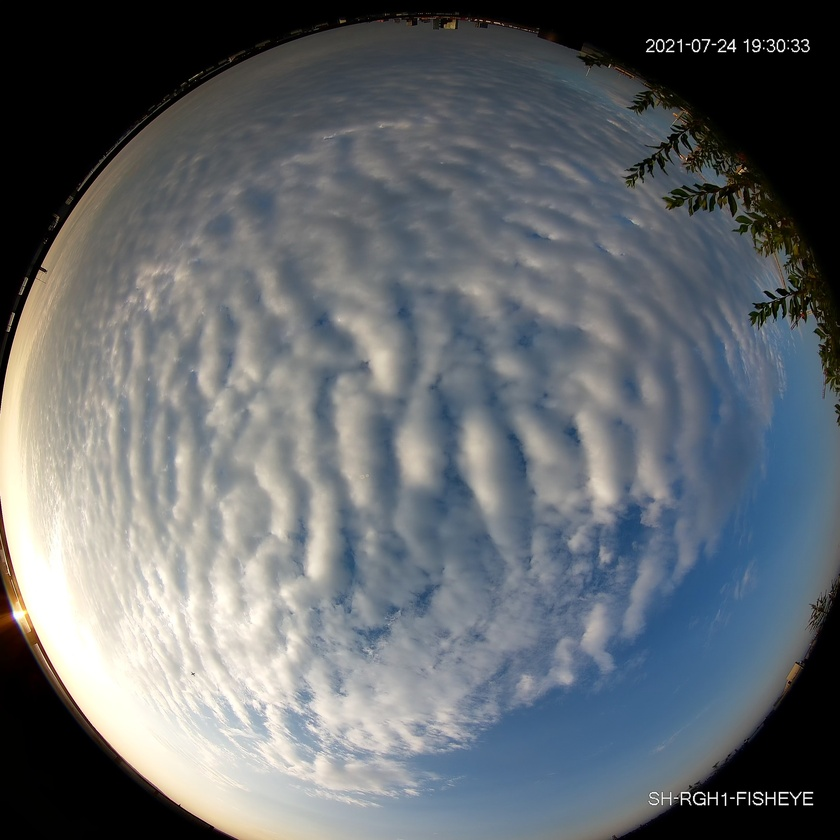
#> input picture frames/partially_cloudy_med.jpg, 840 x 840 px, shrunk from 2880 x 2880 before the run, found by its file name
$ jupyter execute MultipleThreshold.ipynb
#> lines starting #> are read from the running program, lines starting #| are printed output that depends on the picture; after the words box and inside, x2 and y2 are one past the last pixel; in counts of white or black regions, pixels touching at a corner belong together
[cell 1]
# https://www.researchgate.net/publication/227860342_Cloud_Detection_and_Classification_with_the_Use_of_Whole-Sky_Ground-Based_Images

import cv2
import matplotlib.pyplot as plt
import numpy as np

file = 'frames\partially_cloudy_low.jpg'
file = 'frames\partially_cloudy_med.jpg'
#file = 'frames\heavy_cloud.jpg'
#file = 'frames\clear_sun.jpg'

# Load the image
img = cv2.imread(file)
#> img is the input picture: shape (840, 840, 3); mean B, G, R 110.1, 105.4, 100.2
plt.figure()
RGB_img = cv2.cvtColor(img, cv2.COLOR_BGR2RGB)
plt.imshow(RGB_img)

# Split the image into its channels
b, g, r = cv2.split(img)
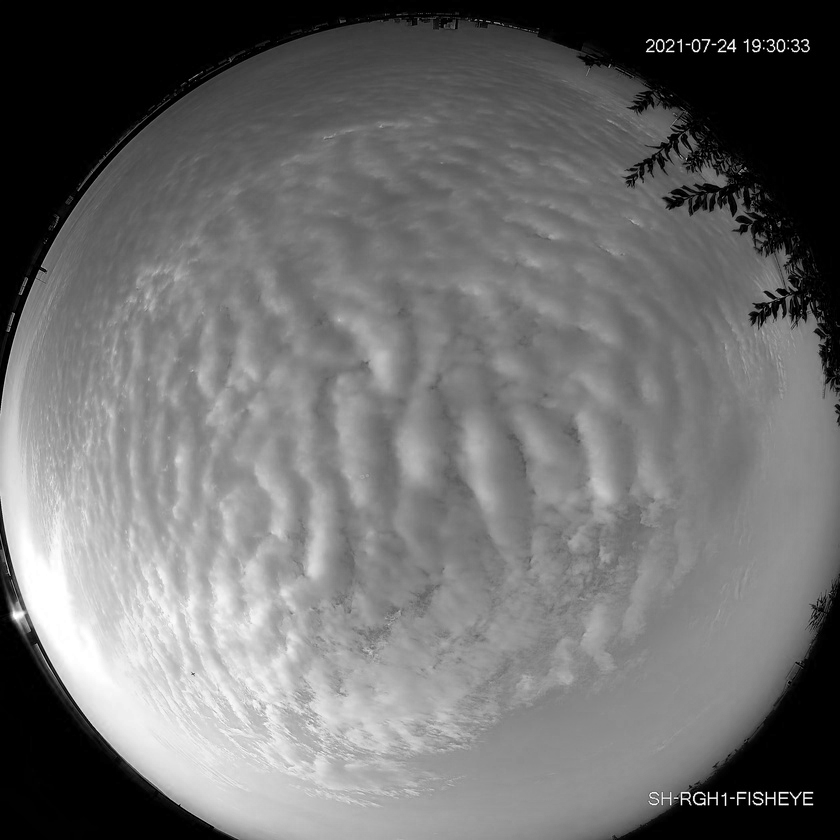
#> b: shape (840, 840); min 0, max 255, mean 110.1
r_20 = r + 20
g_20 = g + 20
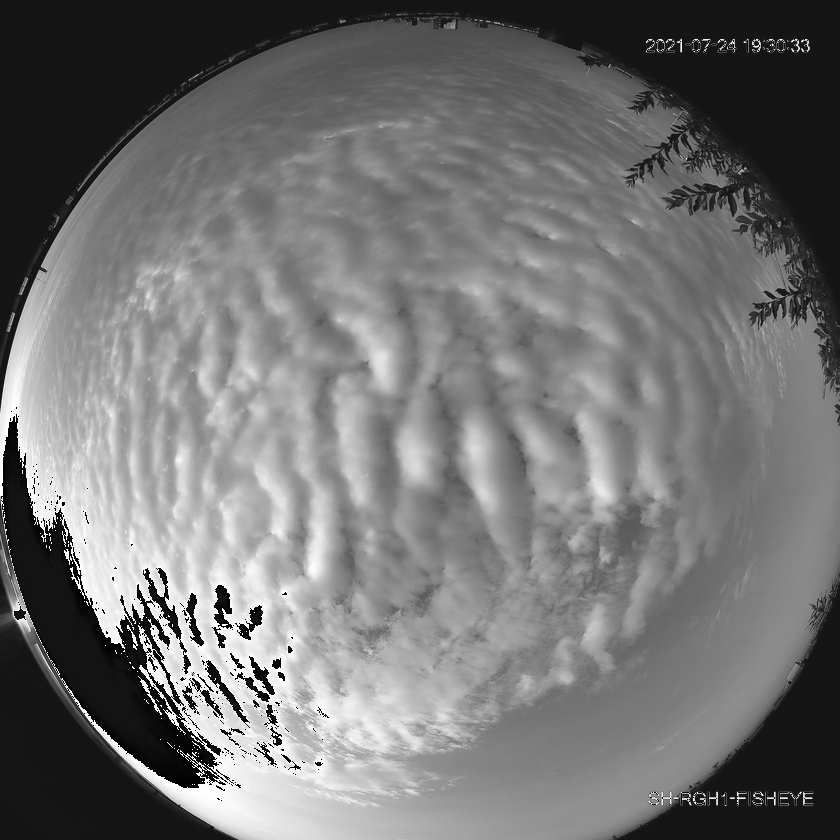
#> g_20: shape (840, 840); min 0, max 255, mean 115.2

cloud_mask1 = np.where(b < r_20, 255, 0).astype(np.uint8)
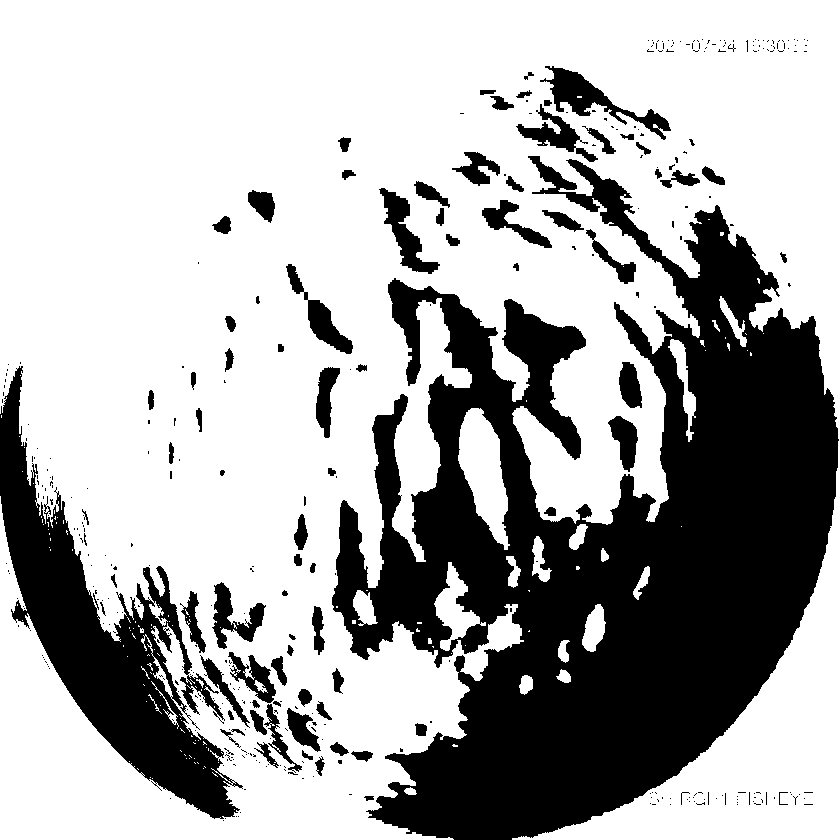
#> cloud_mask1: shape (840, 840); 67.9% white; 395 black regions (313 under 20 px), largest, box (x1, y1, x2, y2) and area: (332, 156, 839, 840) 169862, (0, 366, 243, 819) 31135, (540, 66, 671, 140) 2414
cloud_mask2 = np.where(b < g_20, 255, 0).astype(np.uint8)
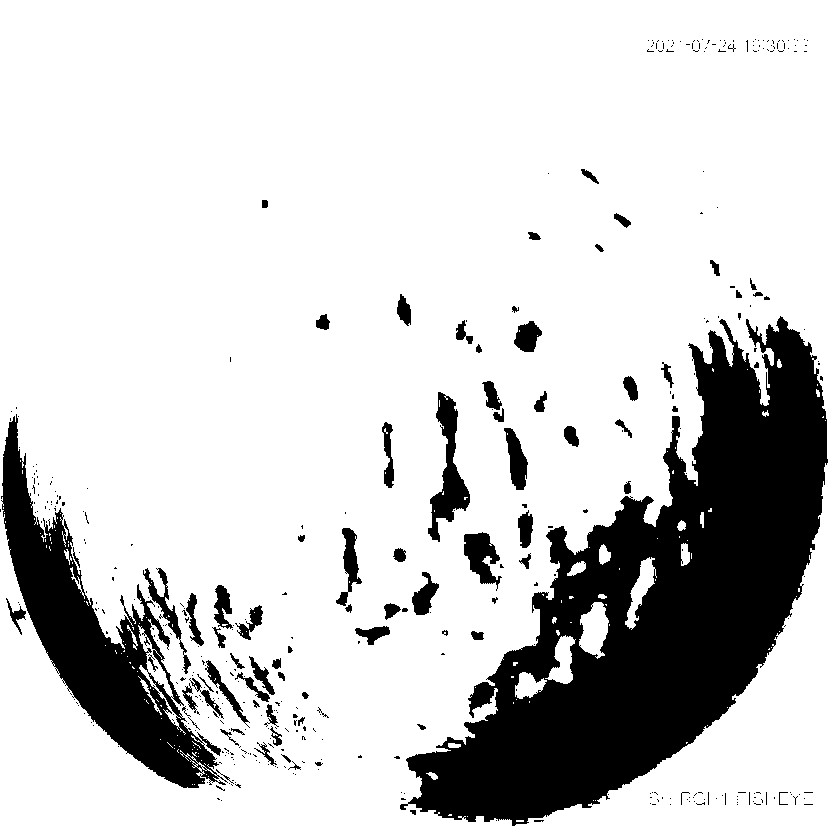
#> cloud_mask2: shape (840, 840); 81.5% white; 415 black regions (335 under 20 px), largest, box (x1, y1, x2, y2) and area: (400, 316, 828, 826) 91123, (1, 414, 228, 788) 22762, (428, 392, 470, 542) 2406
cloud_mask3 = np.where(b < 60, 255, 0).astype(np.uint8)
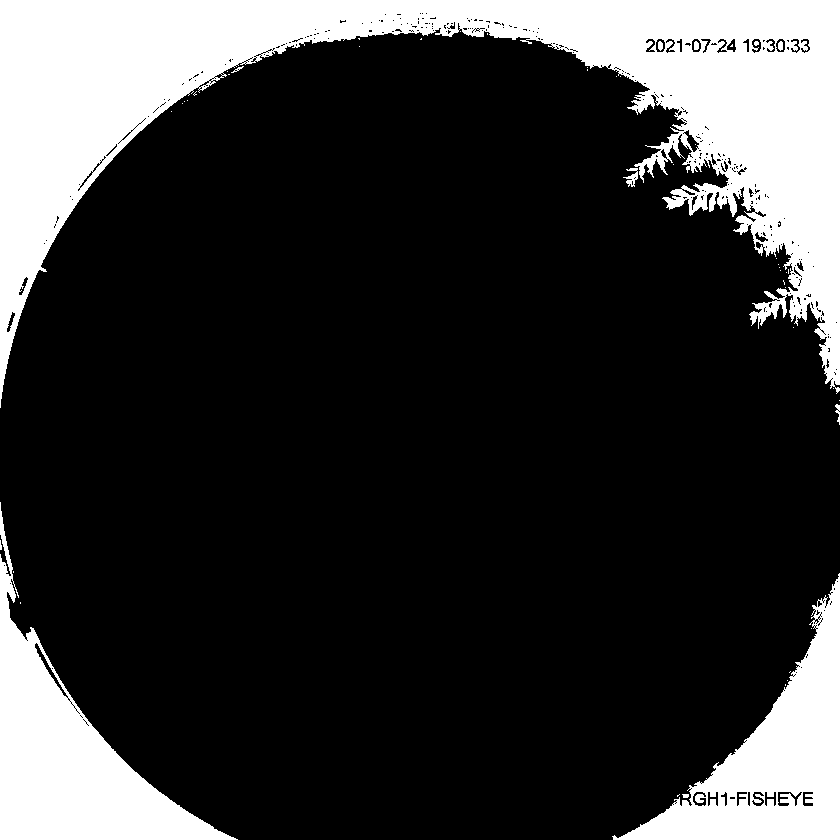
#> cloud_mask3: shape (840, 840); 21.3% white; 49 white regions (38 under 20 px), largest, box (x1, y1, x2, y2) and area: (0, 0, 840, 408) 104020, (0, 502, 238, 840) 24231, (612, 573, 840, 840) 21387

# Combine the two masks
mask = cv2.bitwise_and(cloud_mask1, cloud_mask2, cloud_mask3)
#> mask: shape (840, 840); 67.9% white; 396 black regions (314 under 20 px), largest, box (x1, y1, x2, y2) and area: (332, 156, 839, 840) 169862, (0, 366, 243, 819) 31217, (540, 66, 671, 140) 2414
mask_inverted = cv2.bitwise_not(mask)

thresholded_img = cv2.bitwise_and(img, img, mask=mask_inverted)
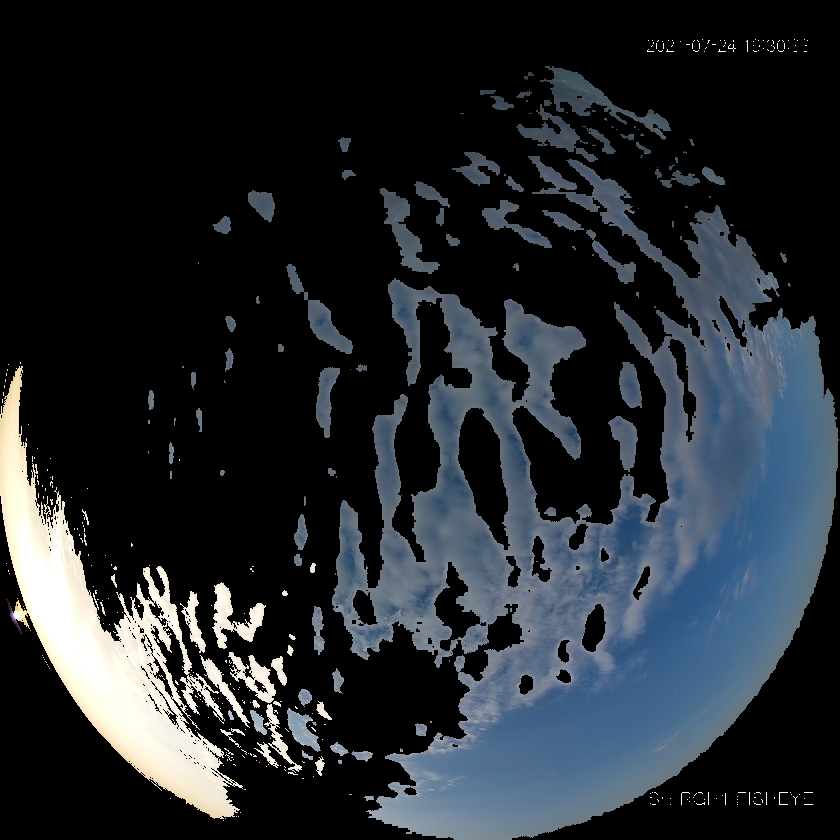
#> thresholded_img: shape (840, 840, 3); mean B, G, R 46.6, 41.3, 36
RGB_img = cv2.cvtColor(thresholded_img, cv2.COLOR_BGR2RGB)

# Show the result
plt.figure()
plt.imshow(RGB_img)
plt.figure()
plt.imshow(mask_inverted, cmap='gray')

$ run again, with frames/clear_sun.jpg copied over frames/partially_cloudy_med.jpg
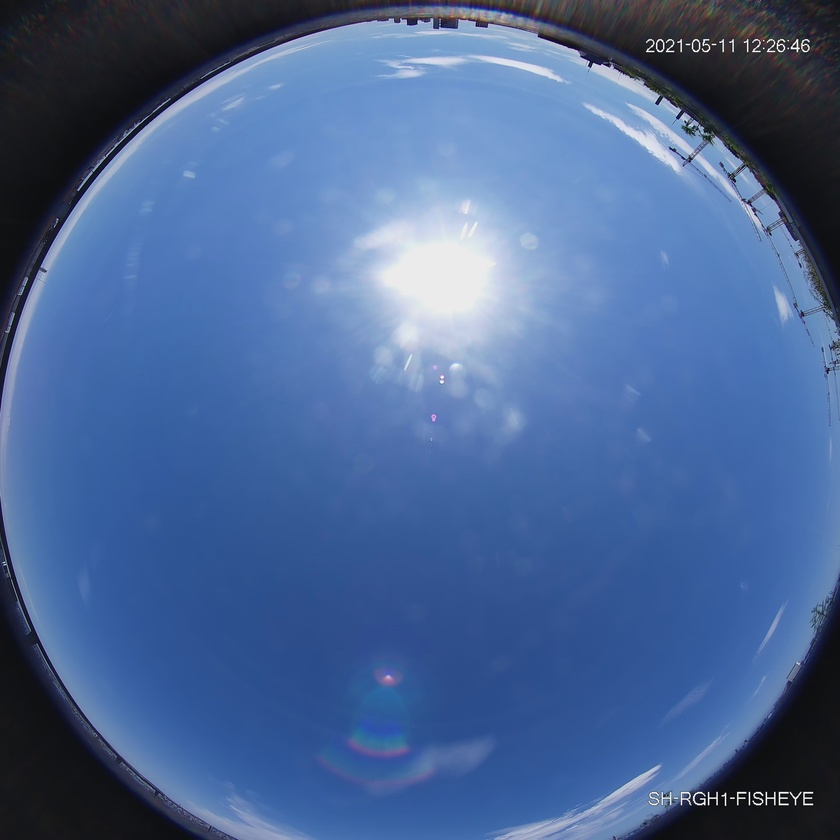
#> input picture frames/clear_sun.jpg, 840 x 840 px, shrunk from 2880 x 2880 before the run, found by its file name
#> img is the input picture: shape (840, 840, 3); mean B, G, R 149.7, 102.4, 74.1
#> `cloud_mask1 = np.where(b < r_20, 255, 0).astype(np.uint8)`:
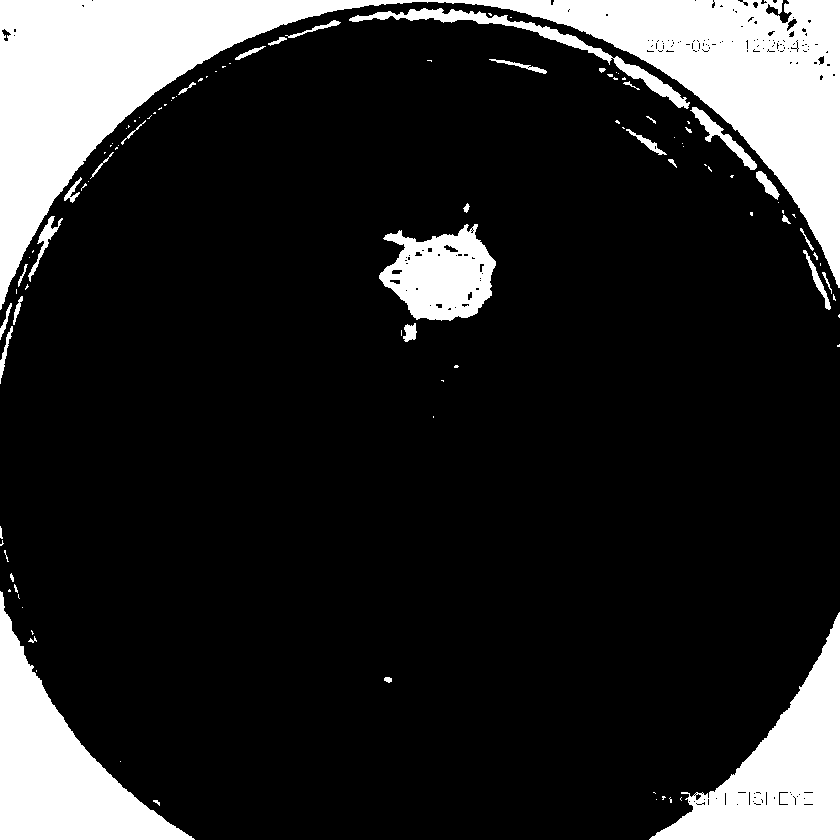
#> cloud_mask1: shape (840, 840); 16.9% white; 108 white regions (71 under 20 px), largest, box (x1, y1, x2, y2) and area: (0, 0, 840, 310) 69286, (0, 591, 195, 840) 18090, (649, 612, 840, 840) 17229
#> cloud_mask2: shape (840, 840); 18% white; 137 white regions (100 under 20 px), largest, box (x1, y1, x2, y2) and area: (0, 0, 840, 310) 69663, (0, 526, 195, 840) 18924, (649, 612, 840, 840) 17456
#> cloud_mask3: shape (840, 840); 15.9% white; 235 white regions (217 under 20 px), largest, box (x1, y1, x2, y2) and area: (0, 0, 430, 395) 40993, (463, 0, 840, 321) 31227, (0, 514, 204, 840) 20707
#> mask: shape (840, 840); 16.8% white; 105 white regions (69 under 20 px), largest, box (x1, y1, x2, y2) and area: (0, 0, 840, 310) 68935, (0, 591, 195, 840) 18081, (649, 612, 840, 840) 17208
#> `thresholded_img = cv2.bitwise_and(img, img, mask=mask_inverted)`:
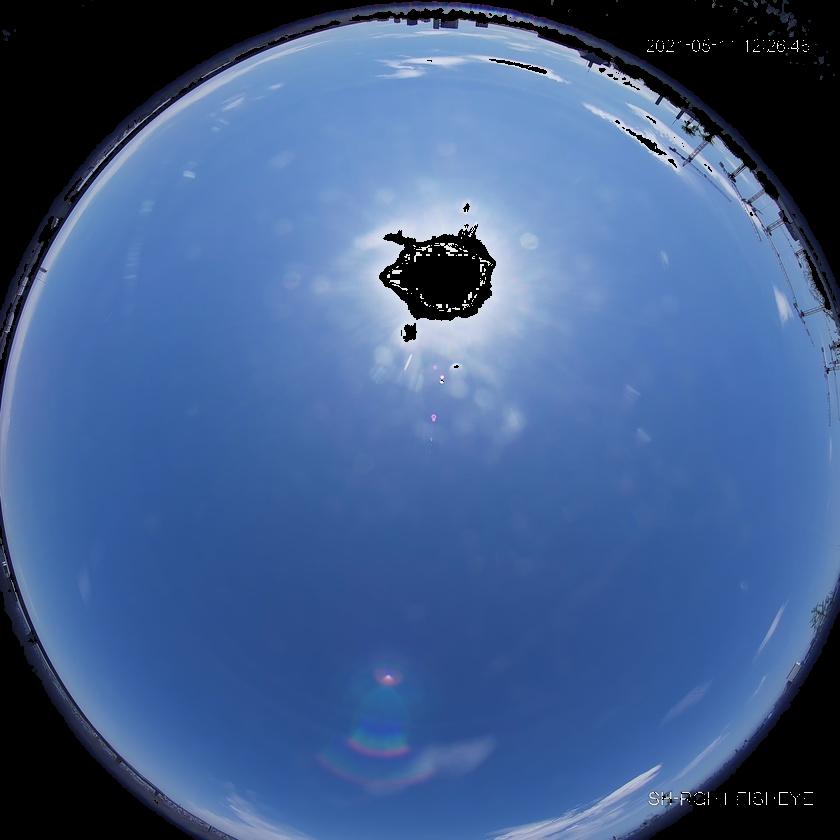
#> thresholded_img: shape (840, 840, 3); mean B, G, R 141.7, 95, 66.8
